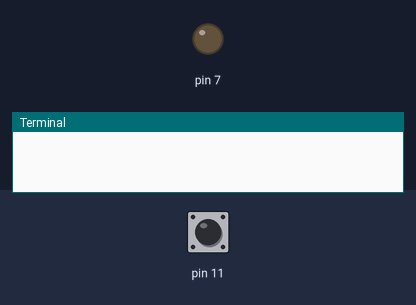
Simulated run of this program. Board: Raspberry Pi (header pin numbers). Parts: output pins drawn as LEDs (lit = HIGH), the last lines printed to the terminal. Inputs (shaded band) come from the test bench; at power-on: pin 11 LOW. The clock reads 2024-03-15 10:24:30 at power-on unless the program sets it; camera commands give no picture and take their timeout (5 s if none is given; 1 s for webcam tools).

Above: at 1.2 s.
1.3 s: pin 11 pulled HIGH for 0.15 s
At 1.9 s:
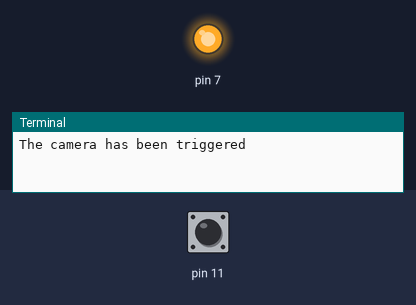
Timing chart, 0 to 12.8 s (numbered marks = the images above; inputs shaded):
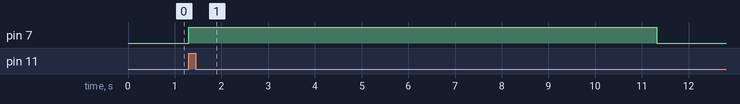

Measured:
- after the input at 1.3 s, pin 7: LOW → HIGH at once, → LOW 10.0 s later

The program:

pi_camera_buttontrigger.py
```python
# Make take a picture with the webcam when a button is pressed,
# and flash the LED when the process is active.
#
# Switch input: #1 (3.3 V)
# Switch output: Pin no. 11 (#4)
# LED input: Pin no. 7 (#)
#

# Espen Storheim, 30/08-2014.

import RPi.GPIO as GPIO
import subprocess
import os
import time


##################################################
# Trigger setup - External switch
##################################################

GPIO.setmode(GPIO.BOARD)

# Activate the internal pulldown resistor on pin 11
# to avoid a floating pin, i.e. sporadic trigging.
GPIO.setup(11,GPIO.IN, pull_up_down=GPIO.PUD_DOWN)

# Set pin 7 to output.
GPIO.setup(7,GPIO.OUT)


##################################################
# Define a camera button function
##################################################
def camerabutton(n):
	filename = time.strftime("%Y%m%d_%H%M%S")+'.jpg'
	print "The camera has been triggered"
	os.system('raspistill -n -o %s' %(filename))
	time.sleep(5)

##################################################
# Wait for trigger and perform an action
##################################################

# Try-loop: Set the LED output to the state of the
# button, i.e. button press = LED on.
try:
	while True:
		if GPIO.input(11)==1:
			GPIO.output(7, GPIO.input(11) )
			camerabutton(1)

		else:
			GPIO.output(7,0)

# Press Ctrl+C to cancel. This ensures that the GPIO pins are reset upon exit.
except KeyboardInterrupt:
	GPIO.cleanup()
	print '\n'
	print "Shutdown completed successfully!"
```
